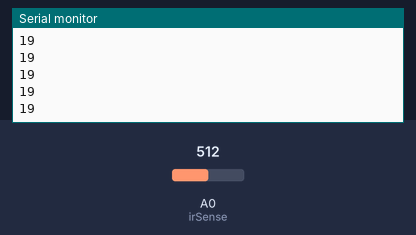
Simulated run of this sketch. Board: Arduino Uno, built with avr-gcc and run on an emulated ATmega328P. On the bench: the last lines printed to the serial monitor. Inputs (shaded band) come from the test bench; at power-on: A0 (irSense) = 512.

Above: at 2.2 s.
2.3 s: A0 (irSense) set to 716
At 2.32 s:
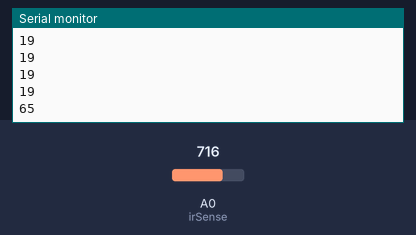
3.8 s: A0 (irSense) set to 900
At 3.84 s:
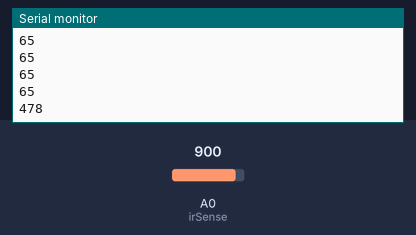
Timing chart, 0 to 6.8 s (numbered marks = the images above; inputs shaded):
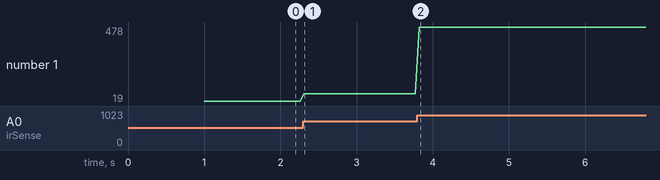

The sketch:

simple-IR-reader.ino
```cpp
uint8_t irSense = A0;

void setup()
{
  Serial.begin(9600);
  pinMode(irSense, INPUT);
  delay(1000);
}

void readSensor()
{
  float irSensorVoltage = analogRead(irSense) * (5.0 / 1023.0); // read ADC
  float distanceInCM = 306.439 + irSensorVoltage * (-512.611 + irSensorVoltage * ( 382.268 + irSensorVoltage * (-129.893 + irSensorVoltage * 16.2537))); // convert to distance[cm]
  Serial.println(distanceInCM, 0); // print the distance to the monitor
}

void loop()
{
  readSensor();
  delay(50);
}
```

Measured:
- after the input at 2.3 s, the serial monitor: prints a new line at once (image 1)
- after the input at 3.8 s, the serial monitor: prints a new line at once (image 2)
- plotted number 1: 19 → 65 after the input at 2.3 s, 65 → 478 after the input at 3.8 s
